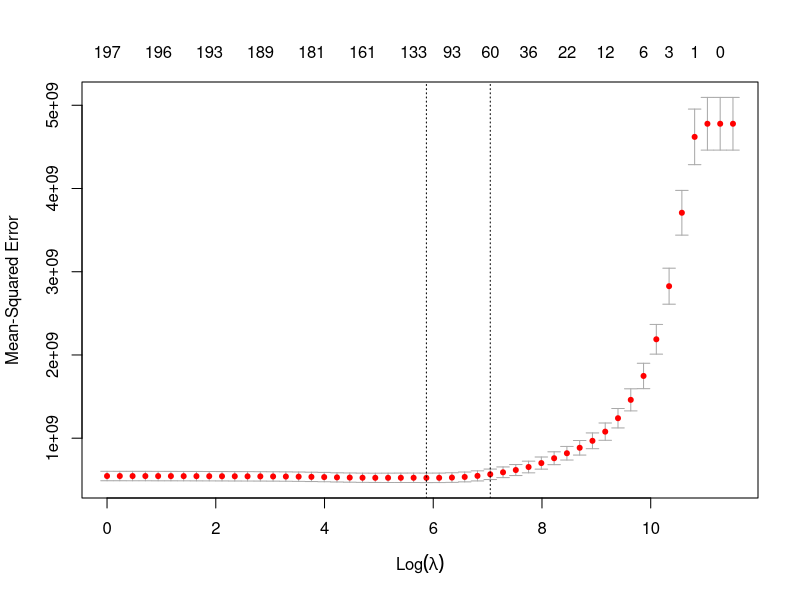

Recreate this plot in R.
## ---- chunk 1
knitr::opts_chunk$set(echo = TRUE)
library(tidyverse)
## ---- chunk 2
house_train<-read_csv("house_train.csv")
house_test<-read_csv("house_test.csv")
## ---- chunk 3
full_model <- lm(Sale_Price~., data = house_train)
## ---- chunk 4
library(randomForest)
rf_model <- randomForest(Sale_Price~., data = house_train, ntree = 1000)
## ---- chunk 5
full_preds <- data.frame(preds = predict(full_model, house_test))
## ---- chunk 6
rf_preds <- data.frame(preds = predict(rf_model, house_test))
## ---- chunk 7
library(glmnet)

all_data <- house_train  %>%  select(-Sale_Price) %>% rbind(house_test )
model_x <- model.matrix(~., data = all_data)[,-1]

x_train <- model_x[1:1808,]
x_test <-model_x[1809:2405,]


grid <- 10^seq(0, 5, length = 50)

my_lasso <- glmnet(x = x_train, y = house_train$Sale_Price, alpha = 1, lambda = grid)

my_lasso_cv <- cv.glmnet(x = x_train, y = house_train$Sale_Price, alpha = 1, lambda = grid)
## ---- chunk 8
plot(my_lasso_cv)
best_lambda <- my_lasso_cv$lambda.min
good_lambda <- my_lasso_cv$lambda.1se
## ---- chunk 9
lasso_best_preds <- data.frame(preds = as.numeric(predict.glmnet(my_lasso, newx = x_test, s = best_lambda)))
lasso_good_preds <- data.frame(preds = as.numeric(predict.glmnet(my_lasso, newx = x_test, s = good_lambda)))
## ---- chunk 10
write_csv(full_preds, "Full_preds.csv")
write_csv(rf_preds, "RF_preds.csv")
write_csv(lasso_best_preds, "Lasso_Best_preds.csv")
write_csv(lasso_good_preds, "Lasso_Good_preds.csv")
